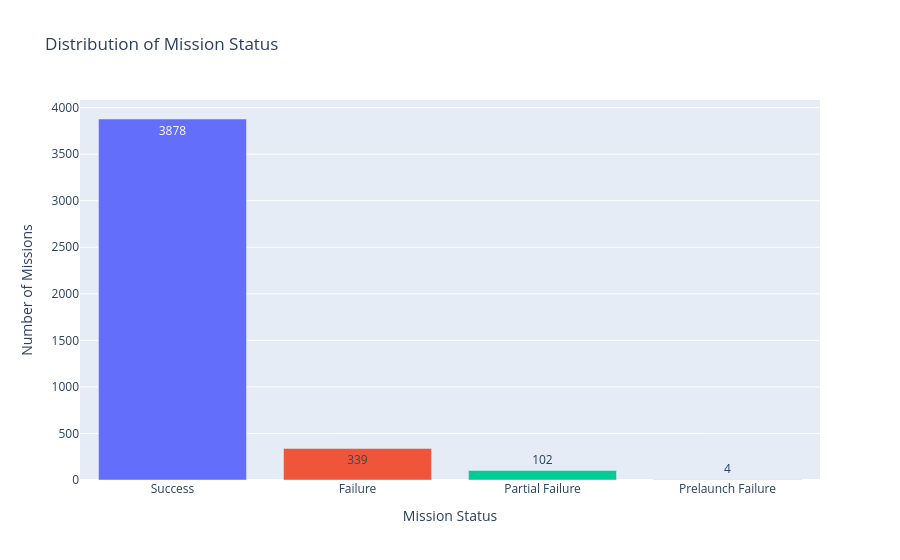

Notebook cell for this chart:
### Code cell
fig = px.bar(mission_status,
             x='Mission_Status',
             y='Count',
             color='Mission_Status',
             text_auto=True,
             title='Distribution of Mission Status')
fig.update_layout(showlegend=False, xaxis_title='Mission Status', yaxis_title='Number of Missions')
fig.show()

### Figure 1 — Plotly figure (JSON) as saved in the notebook; plotly's stock layout.template omitted (floating-point values rounded to 4 significant figures)
{"data": [{"hovertemplate": "Mission_Status=%{x}<br>Count=%{y}<extra></extra>", "legendgroup": "Success", "marker": {"color": "#636efa", "pattern": {"shape": ""}}, "name": "Success", "orientation": "v", "showlegend": true, "textposition": "auto", "texttemplate": "%{y}", "type": "bar", "x": ["Success"], "xaxis": "x", "y": [3878], "yaxis": "y"}, {"hovertemplate": "Mission_Status=%{x}<br>Count=%{y}<extra></extra>", "legendgroup": "Failure", "marker": {"color": "#EF553B", "pattern": {"shape": ""}}, "name": "Failure", "orientation": "v", "showlegend": true, "textposition": "auto", "texttemplate": "%{y}", "type": "bar", "x": ["Failure"], "xaxis": "x", "y": [339], "yaxis": "y"}, {"hovertemplate": "Mission_Status=%{x}<br>Count=%{y}<extra></extra>", "legendgroup": "Partial Failure", "marker": {"color": "#00cc96", "pattern": {"shape": ""}}, "name": "Partial Failure", "orientation": "v", "showlegend": true, "textposition": "auto", "texttemplate": "%{y}", "type": "bar", "x": ["Partial Failure"], "xaxis": "x", "y": [102], "yaxis": "y"}, {"hovertemplate": "Mission_Status=%{x}<br>Count=%{y}<extra></extra>", "legendgroup": "Prelaunch Failure", "marker": {"color": "#ab63fa", "pattern": {"shape": ""}}, "name": "Prelaunch Failure", "orientation": "v", "showlegend": true, "textposition": "auto", "texttemplate": "%{y}", "type": "bar", "x": ["Prelaunch Failure"], "xaxis": "x", "y": [4], "yaxis": "y"}], "layout": {"barmode": "relative", "legend": {"title": {"text": "Mission_Status"}, "tracegroupgap": 0}, "showlegend": false, "title": {"text": "Distribution of Mission Status"}, "xaxis": {"anchor": "y", "categoryarray": ["Success", "Failure", "Partial Failure", "Prelaunch Failure"], "categoryorder": "array", "domain": [0, 1], "title": {"text": "Mission Status"}}, "yaxis": {"anchor": "x", "domain": [0, 1], "title": {"text": "Number of Missions"}}}}
